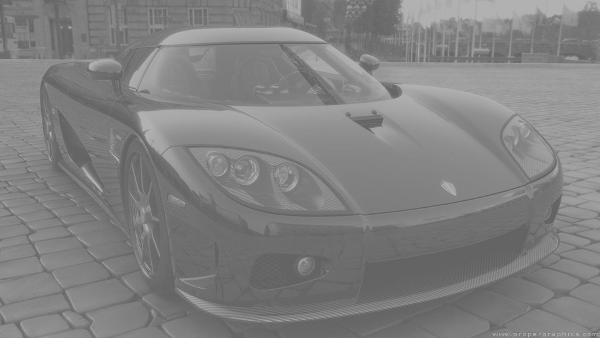

Reproduce this figure in Python.
# Written by Erencan Çabuk
# Given numpy array(img1.npy) convert to image  

import numpy as np 
from PIL import Image

ld=np.load('img1.npy')          # Load numpy array(img1.npy)
ld.size                         # Prints 202803
""" 
channel = ld[0]                 # ld[0]  --> Gives us channel number for array form
width   = ld[1]                 # ld[1]  --> Gives us width number for array form
height  = ld[2]                 # ld[2]  --> Gives us height number for array form
print((channel,width,height))   # Prints --> (1 600 338)
"""
new_ld=(ld[3:])                                       # New array without first 3 numbers
reshaped_array = np.reshape(new_ld,[338,600])         # Reshape new array  (338*600*1)=202800
change_type    = reshaped_array.astype(np.uint8)      # Change type(uint8= unsigned 8 bit image) for new array
shape_array    = change_type.shape                    # Shape for change array type
arr=np.array(change_type)                             # Make array format for change_type
img = Image.fromarray(arr,mode='L')                   # Creates an image memory from an array
img.size                                              # Prints (600,338)
img.save("130403008HW01.png")                         # Save image
img.show()                                            # Show image

